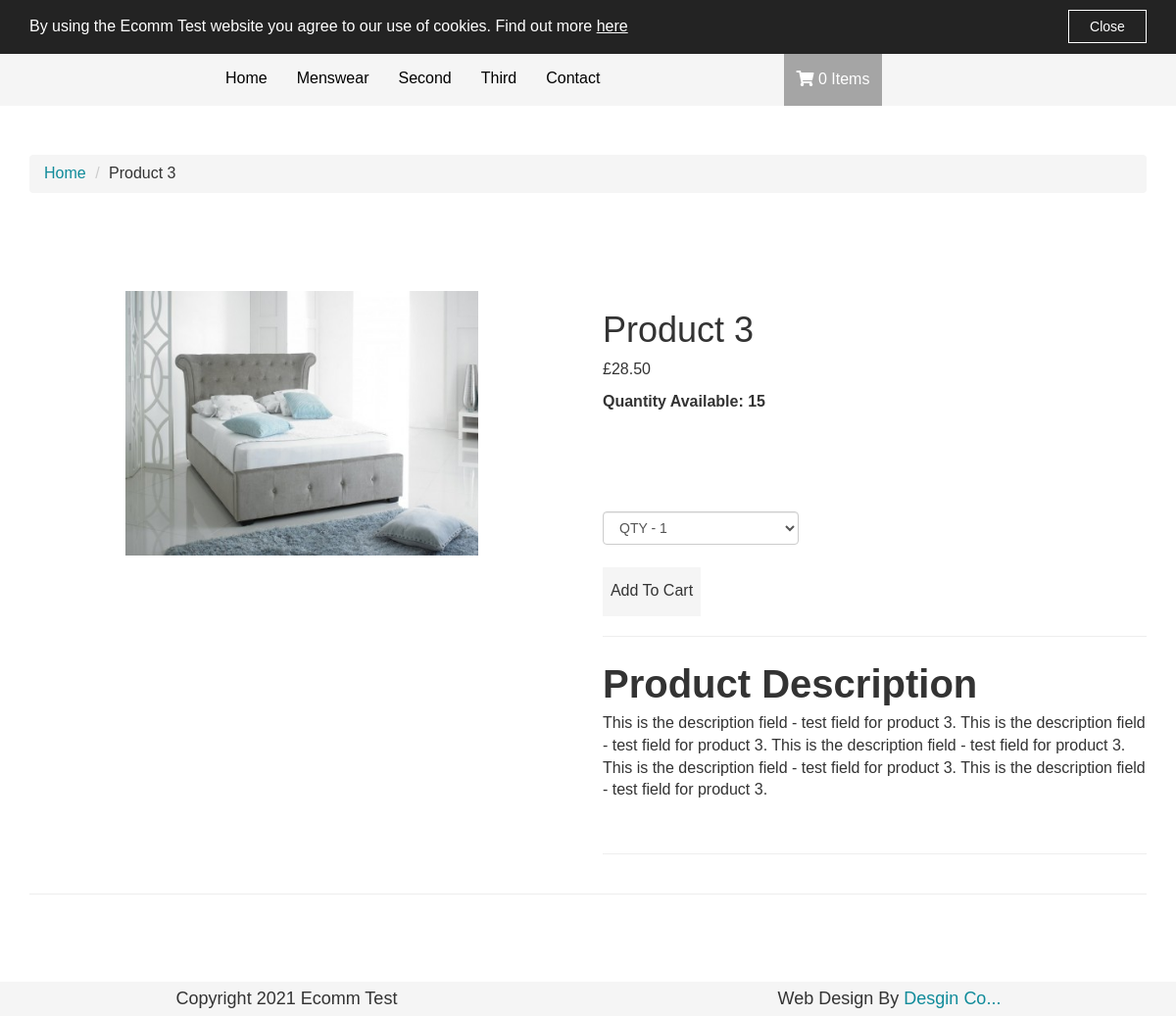
The page /product/product-3 on the database its author committed.
### tables this page shows
CREATE TABLE IF NOT EXISTS `categories` (
  `id` int(11) NOT NULL,
  `title` varchar(255) NOT NULL,
  `seo_url` varchar(50) NOT NULL,
  `meta_description` text,
  `ext` varchar(255) DEFAULT NULL,
  `created_at` datetime NOT NULL,
  `updated_at` datetime NOT NULL,
  `deleted_at` datetime DEFAULT NULL
);

CREATE TABLE IF NOT EXISTS `products` (
  `id` int(11) NOT NULL,
  `category_id` varchar(255) DEFAULT NULL,
  `sub_category_id` varchar(255) DEFAULT NULL,
  `title` varchar(255) DEFAULT NULL,
  `seo_url` varchar(100) DEFAULT NULL,
  `price` decimal(10,2) DEFAULT NULL,
  `qty_available` int(11) DEFAULT '10',
  `special_offer_price` decimal(10,2) DEFAULT NULL,
  `description` text,
  `attributes` varchar(255) DEFAULT NULL,
  `best_seller` int(11) NOT NULL DEFAULT '0',
  `featured` int(11) NOT NULL DEFAULT '0',
  `meta_description` text,
  `weight` decimal(10,2) DEFAULT NULL,
  `product_code` varchar(255) DEFAULT NULL,
  `cross_sell_ids` varchar(255) DEFAULT NULL,
  `sort_order` decimal(10,2) DEFAULT NULL,
  `sale` int(11) NOT NULL DEFAULT '0',
  `new` int(11) NOT NULL DEFAULT '0',
  `created_at` datetime NOT NULL,
  `updated_at` datetime NOT NULL,
  `deleted_at` datetime DEFAULT NULL,
  `barcode` varchar(255) DEFAULT NULL
);

CREATE TABLE IF NOT EXISTS `product_images` (
  `id` int(11) NOT NULL,
  `product_id` int(11) NOT NULL,
  `alt` varchar(50) DEFAULT NULL,
  `ext` varchar(4) NOT NULL,
  `created_at` datetime NOT NULL,
  `updated_at` datetime NOT NULL,
  `deleted_at` datetime DEFAULT NULL
);

### includes/config.php (called while the page is built, shortened)
<?php
$cartObj = new App\Cart;
$productObj = new App\Product;
$categoryObj = new App\Category;
$productImageObj = new App\ProductImage;
$slug = explode('/', $_SERVER['REQUEST_URI']);
$slug = $slug[count($slug)-1];

### app/Helpers/Db.php (called while the page is built, shortened)
<?php
class Db
{
    public static function conn()
    {
    $connect = false;
		$options = array(
			PDO::ATTR_PERSISTENT => true,
			PDO::ATTR_ERRMODE => PDO::ERRMODE_EXCEPTION
		);
	try{
	$connect = new PDO("mysql:host=".HOST.";dbname=".DATABASE, USERNAME, PASSWORD, $options);
	} catch(PDOException $e){
	print $e->getMessage();
	}
    return $connect;
    }
}

### app/ObjectModel.php (called while the page is built, shortened)
<?php
abstract class ObjectModel
{
    protected $table;
    public function execute($query, array $array)
    {
	$query = Db::conn()->prepare($query);
	$query->execute($array);
	return $query->fetchAll(PDO::FETCH_OBJ);
    }
    public function getRowByFieldNotDeleted($field, $string)
    {
	$query = Db::conn()->prepare(' SELECT * FROM `' . $this->table . '` WHERE `' . $field . '` =  ? AND deleted_at IS NULL ');
	$query->execute(array($string));
	return $query->fetch(PDO::FETCH_OBJ);
    }
}

### app/Category.php (called while the page is built, shortened)
<?php
class Category extends ObjectModel
{
  public function getAll2()
    {
      return $this->execute('SELECT * FROM categories WHERE deleted_at IS NULL ORDER BY id ASC', [] );
    }
}

### app/Hashids/Hashids.php (called while the page is built, shortened)
<?php
class Hashids implements HashGenerator {
	private $_alphabet = 'abcdefghijklmnopqrstuvwxyzABCDEFGHIJKLMNOPQRSTUVWXYZ1234567890';
	private $_seps = 'cfhistuCFHISTU';
	public function __construct($salt = '', $min_hash_length = 0, $alphabet = '') {
		$this->_salt = $salt;
		$alphabet_array = str_split($this->_alphabet);
		$seps_array = str_split($this->_seps);
		$this->_seps = implode('', array_intersect($alphabet_array, $seps_array));
		$this->_alphabet = implode('', array_diff($alphabet_array, $seps_array));
		$this->_seps = $this->_consistent_shuffle($this->_seps, $this->_salt);
		$this->_alphabet = $this->_consistent_shuffle($this->_alphabet, $this->_salt);
		$guard_count = (int)ceil(strlen($this->_alphabet) / self::GUARD_DIV);
		if (strlen($this->_alphabet) < 3) {
			$this->_guards = substr($this->_seps, 0, $guard_count);
			$this->_seps = substr($this->_seps, $guard_count);
		} else {
			$this->_alphabet = substr($this->_alphabet, $guard_count);
		}
	}
	private function _consistent_shuffle($alphabet, $salt) {
		for ($i = strlen($alphabet) - 1, $v = 0, $p = 0; $i > 0; $i--, $v++) {
			$v %= strlen($salt);
			$p += $int = ord($salt[$v]);
			$j = ($int + $v + $p) % $i;
			$temp = $alphabet[$j];
			$alphabet[$j] = $alphabet[$i];
			$alphabet[$i] = $temp;
		}
		return $alphabet;
	}
}

### app/PromoCode.php (called while the page is built, shortened)
<?php
class PromoCode extends ObjectModel
{
    public function __construct()
    {
	$this->user = new User;
    }
}

### app/User.php (called while the page is built, shortened)
<?php
class User extends ObjectModel
{
    public function uniqueId()
    {
	if( isset($_COOKIE['unique']) && !empty($_COOKIE['unique']) && $_COOKIE['unique'] != '' ){
		return $_COOKIE['unique'];
	} elseif( isset($_SESSION[SESSION.'unique']) && !empty($_SESSION[SESSION.'unique']) && $_SESSION[SESSION.'unique'] != '' ){
		return $_SESSION[SESSION.'unique'];
	} else {
		return false;
	}
    }
}

### app/Cart.php (called while the page is built, shortened)
<?php
class Cart extends ObjectModel
{
    protected $uniqueID;
    public function __construct()
    {
	$this->user = new User;
    }
    public function getAll()
    {
	return $this->execute("SELECT *, cart.id AS cart_id FROM cart
					LEFT JOIN products ON products.id = cart.product_id
					WHERE cart.unique_id = ? AND cart.quantity > '0' AND cart.deleted_at IS NULL ", [$this->uniqueID] );
    }
  public function countItems123()
  {
    $total = 0;
    foreach($this->getAll() as $row){
      $total = $total + $row->quantity;
    }
    return $total;
  }
}

### app/ProductImage.php (called while the page is built, shortened)
<?php
class ProductImage extends ObjectModel
{
    public function getAll($product_id = null)
    {
	$product_id = $product_id ? $product_id : $_GET['id'];
	return $this->execute('SELECT * FROM product_images WHERE product_id = ? AND deleted_at IS NULL ORDER BY id ASC ', [ $product_id ] );
    }
}

### product-details-page.php (the view, shortened to what this page needs)
<?php
include('header.php');
?>
<div class="container">
		<div style="margin-top:50px;">
				<ul class="breadcrumb">
						<li><a href="<?= DOMAIN ?>/index.php">Home</a></li>
						<li><?php echo $row->title ?></li>
				</ul>
		</div>
      <div class="row" style="margin-top:100px;">
        <div class="col-md-1"></div>
        <div class="col-md-4">
					<?php foreach($productImageObj->getAll($row->id) as $image) { ?>
              <img class="img-responsive fabricSquare" src="<?= DOMAIN ?>/product-images/<?= $image->id ?>.<?= $image->ext ?>" alt="<?= $image->alt ?>">
					<?php } ?>
				</div>
				<div class="col-md-1"></div>
				<div class="col-md-6">
					<h1><?php echo  $row->title ?></h1>
					<p>
						<?php if($row->special_offer_price) {
									print 'WAS <strike>£'.$row->price.'</strike> <span style="color:red"> NOW £'.$row->special_offer_price. '</span>';
								} else {
									print '£'.$row->price;
								}
						?>
					</p>
					<p><strong>Quantity Available: <?php echo $row->qty_available ?></strong></p>
							<form action="" method="POST" style="margin-top:100px;">
									<select name="quantity" class="form-control" style="width:20rem;aspect-ratio: 2 / 1.5;">
											<option value="1">QTY - 1</option>
									</select>
									<br />
									<button type="submit" style="border-style:none; background-color:#f5f5f5; width:10rem; aspect-ratio:2 / 1;">Add To Cart</button>
							</form>
							<p><hr />
								<strong style="font-size:40px;">Product Description</strong><?php echo $row->description ?>
							<hr /></p>
				</div>
      </div>
			<hr />
</div>
<?php
include('footer.php');
 ?>

### header.php (shortened to what this page needs)
<!DOCTYPE HTML>
<head>
<link rel="stylesheet" type="text/css" href="<?= DOMAIN ?>/css/bootstrap.css" />
<link rel="stylesheet" type="text/css" href="<?= DOMAIN ?>/css/margins.css" />
<link rel="stylesheet" type="text/css" href="<?= DOMAIN ?>/css/styles.css" />
<link rel="stylesheet" href="https://use.fontawesome.com/releases/v5.0.10/css/all.css">
</head>
<body>
	<?php require __DIR__.'/includes/cookies.php'; ?>
<div class="container-fluid" style="background-color:#f5f5f5">
  <div class="row">
		<div class="col-md-2">
		</div>
		<div class="col-md-6 col-xs-10">
			<div id="navbar">
		    <ul class="nav navbar-nav">
		      <li>
		        <a style="color:black;" href="<?= DOMAIN ?>/index.php">Home</a>
		      </li>
		          <?php foreach ($categoryObj->getAll2() as $category ){ ?>
								<li>
									<a style="color:black;" href="<?= DOMAIN ?>/products/<?= $category->seo_url ?>"> <?= ($category->title) ?> </a>
								</li>
							<?php } ?>
		      <li>
		        <a style="color:black;" href="<?= DOMAIN ?>/contact.php">Contact</a>
		      </li>
		    </ul>
		  </div>
		</div>
		<a style="color:white;" href="<?= DOMAIN ?>/basket.php">
			<div class="col-md-1 col-xs-2" style="padding:15px 0px 15px 0px;text-align:right; background-color:#a5a5a5; color:white; text-align:center;">
				<span><i class="fa fa-shopping-cart"></i> <?= $cartObj->countItems123() ?> Items</span>
			</div>
		</a>
	</div>
</div>

### css/styles.css (style rules this page uses)
body { font-size:16px; font-family:calibri, arial; }
a { color:#108B9A }

### rows shown on the page
categories: title "Menswear"
categories: title "Second"
categories: title "Third"
products: title "Product 3", price "28.50", qty_available "15", description "This is the description field - test field for product 3. This is the description field - test field for product 3. This is the description field - test field for product 3. This is the description field - test field for product 3. This is the description field - test field for product 3."

### other values the page prints
COMPANY_NAME "Ecomm Test"
$cartObj->countItems123() "0"
